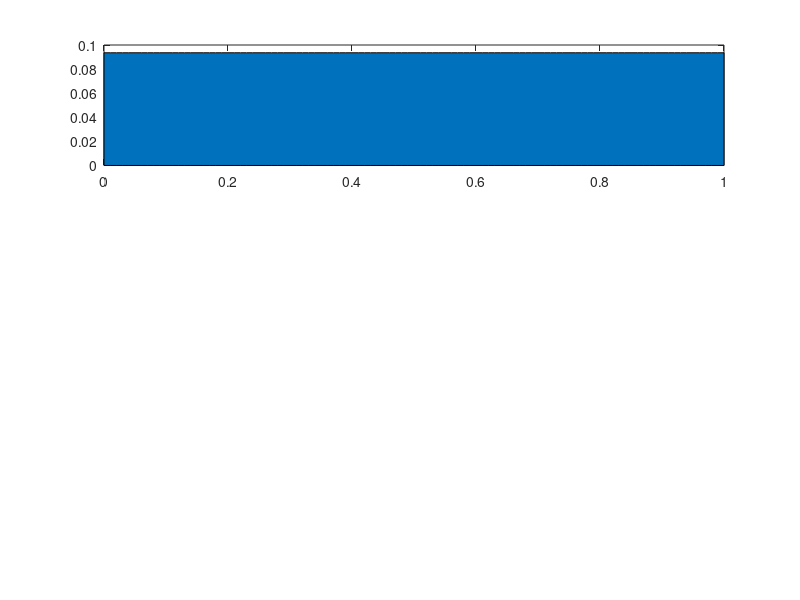

The MATLAB source for this figure: (Note: this script raises an error after producing the figure.)
f1 = importdata('f1.dat');
psquared1 = importdata('psquared1.dat');
f2 = importdata('f2.dat');
psquared2 = importdata('psquared2.dat');
f3 = importdata('f3.dat');
psquared3 = importdata('psquared3.dat');
dt = importdata('dt.dat');
tgrid = importdata('tgrid.dat');
time = dt * (0:(tgrid)) * 1e12;
time1 = 0:0.01:1;
y1 = max(f1)*ones(1,101);
y2 = max(f2)*ones(1,101);
y3 = max(f3)*ones(1,101);
figure

ylabel('Excitation')
subplot(3,1,1)
h = area(time1, y1);
h.FaceColor = 0.8*[1,1,1];
h.LineStyle = 'None';
h.ShowBaseLine = 'off';
hold on
plot(time,f1)
hold on
plot(time,psquared1, '--')
axis([0 2.5 -max(f1)*0.1 max(f1)*1.1])

subplot(3,1,2)
h = area(time1, y2);
h.FaceColor = 0.8*[1,1,1];
h.LineStyle = 'None';
h.ShowBaseLine = 'off';
hold on
plot(time,f2)
hold on
plot(time,psquared2, '--')
axis([0 2.5 -max(f2)*0.1 max(f2)*1.1])

subplot(3,1,3)
h = area(time1, y3);
h.FaceColor = 0.8*[1,1,1];
h.LineStyle = 'None';
h.ShowBaseLine = 'off';
hold on
plot(time,f3)
hold on
plot(time,psquared3, '--')
axis([0 2.5 -max(f3)*0.1 max(f3)*1.1])
xlabel('Time(ps)')
hAxis = axes('visible', 'off');
h1 = text(-0.12, 0.5, 'Excitation');
set(h1, 'fontsize', 12, 'rotation' , 90, 'HorizontalAlignment', 'center')
% ylabel('Excitation')